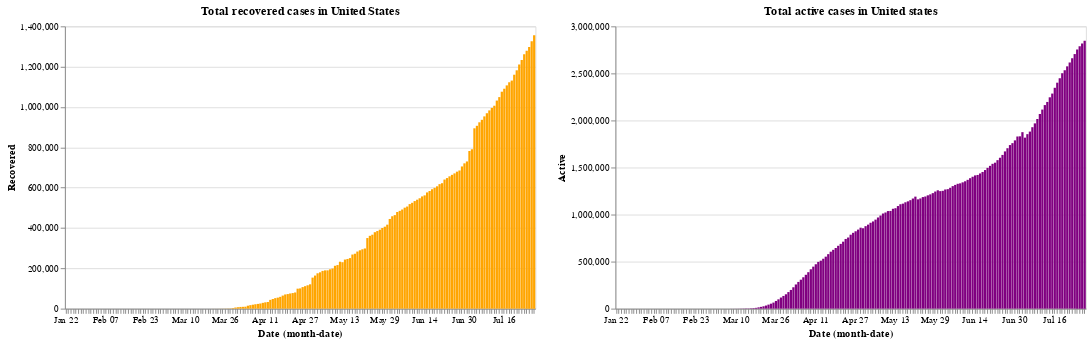

Notebook code for this chart:
### Code cell
base.encode(y='Recovered', color=orange).properties(title='Total recovered cases in United States')|base.encode(y='Active', color=purple).properties(title='Total active cases in United states')

### Figure 1 — Vega-Lite specification as saved in the notebook (floating-point values rounded to 4 significant figures; data arrays with more than 128 entries replaced by an {"elided": "..."} marker saying what was removed)
{"config": {"view": {"continuousWidth": 400, "continuousHeight": 300}}, "hconcat": [{"mark": "bar", "encoding": {"color": {"value": "orange"}, "x": {"type": "ordinal", "field": "Date", "timeUnit": "monthdate"}, "y": {"type": "quantitative", "field": "Recovered"}}, "title": "Total recovered cases in United States", "width": 500}, {"mark": "bar", "encoding": {"color": {"value": "purple"}, "x": {"type": "ordinal", "field": "Date", "timeUnit": "monthdate"}, "y": {"type": "quantitative", "field": "Active"}}, "title": "Total active cases in United states", "width": 500}], "data": {"name": "data-1c93f364d46a9391c61dbc4c2e747aae"}, "$schema": "https://vega.github.io/schema/vega-lite/v4.8.1.json", "datasets": {"data-1c93f364d46a9391c61dbc4c2e747aae": {"elided": "189 records"}}}
